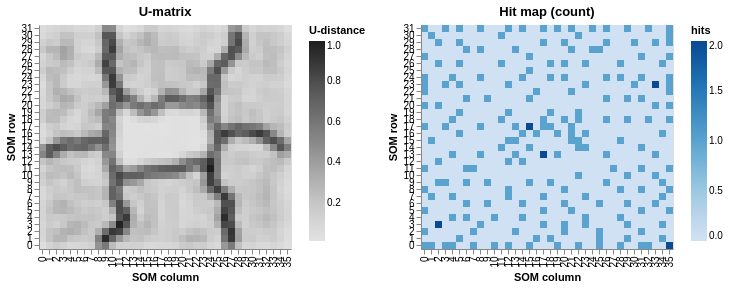

The notebook cell saved with this chart:
### Markdown cell above
## 4  Hit map

The hit map counts how many training samples map to each neuron (Best Matching Unit).
Neurons that attract many samples are cluster cores; empty neurons are either
boundaries or unexplored regions.

### Code cell
hits = som.hit_map(data_z)
print(f"Hit map shape     : {hits.shape}")
print(f"Total hits        : {int(hits.sum())}  (should equal n_samples={len(data_z)})")
print(f"Empty neurons     : {int((hits == 0).sum())} / {hits.size}")
print(f"Max hits per node : {int(hits.max())}")

u_chart = plot_grid_heatmap(u, "U-matrix", scheme="greys", value_name="U-distance")
p_chart = plot_grid_heatmap(hits, "Hit map (count)", scheme="blues", value_name="hits")

alt.hconcat(u_chart, p_chart).resolve_scale(color="independent")

### Figure 1 — Vega-Lite specification as saved in the notebook (floating-point values rounded to 4 significant figures; data arrays with more than 128 entries replaced by an {"elided": "..."} marker saying what was removed)
{"config": {"view": {"continuousWidth": 300, "continuousHeight": 300}}, "hconcat": [{"data": {"name": "data-fd4db192e25d2e278859f859a15a36c6"}, "mark": {"type": "rect"}, "encoding": {"color": {"field": "U-distance", "legend": {"title": "U-distance"}, "scale": {"scheme": "greys"}, "type": "quantitative"}, "tooltip": [{"field": "col", "type": "quantitative"}, {"field": "row", "type": "quantitative"}, {"field": "U-distance", "format": ".4f", "type": "quantitative"}], "x": {"field": "col", "sort": null, "title": "SOM column", "type": "ordinal"}, "y": {"field": "row", "sort": "descending", "title": "SOM row", "type": "ordinal"}}, "height": {"step": 7.0}, "title": "U-matrix", "width": {"step": 7.0}}, {"data": {"name": "data-4c72e0222956b41d5ceb046899d7460a"}, "mark": {"type": "rect"}, "encoding": {"color": {"field": "hits", "legend": {"title": "hits"}, "scale": {"scheme": "blues"}, "type": "quantitative"}, "tooltip": [{"field": "col", "type": "quantitative"}, {"field": "row", "type": "quantitative"}, {"field": "hits", "format": ".4f", "type": "quantitative"}], "x": {"field": "col", "sort": null, "title": "SOM column", "type": "ordinal"}, "y": {"field": "row", "sort": "descending", "title": "SOM row", "type": "ordinal"}}, "height": {"step": 7.0}, "title": "Hit map (count)", "width": {"step": 7.0}}], "resolve": {"scale": {"color": "independent"}}, "$schema": "https://vega.github.io/schema/vega-lite/v6.4.1.json", "datasets": {"data-fd4db192e25d2e278859f859a15a36c6": {"elided": "1152 records"}, "data-4c72e0222956b41d5ceb046899d7460a": {"elided": "1152 records"}}}
